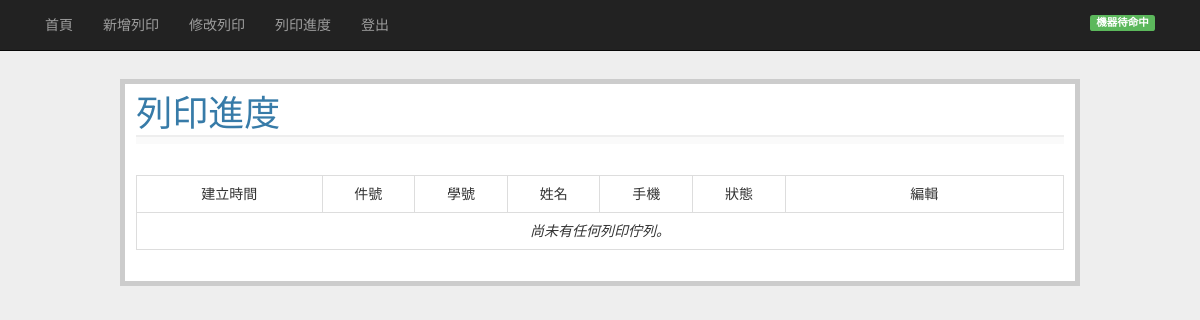
/show_print (signed in), run on an earlier commit of the app's database.
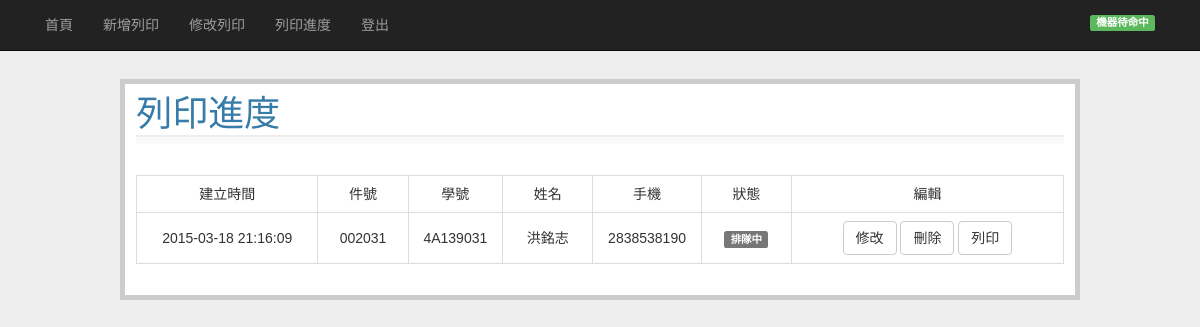
And on a later commit of the database.
### tables this page shows
CREATE TABLE prints (
  id integer primary key autoincrement,
  create_time datetime default (datetime('now','localtime')),
  print_id CHAR(6) UNIQUE not null,
  stu_id CHAR(10) not null,
  name string not null,
  phone CHAR(10) not null,
  status int not null
);

### web_server.py (the view)
@app.route('/show_print')
def show_entries(grbl=0):
    title="列印進度"
    if not session.get('logged_in'):
        cur = g.db.execute('select create_time, print_id, stu_id, status from prints where status<>"4" order by status desc,create_time asc')
        entries = [dict(create_time=row[0],print_id=row[1],stu_id=row[2],status=row[3]) for row in cur.fetchall()]
    else:
        cur = g.db.execute('select create_time, print_id, stu_id, name, phone, status from prints where status<>"4" order by status desc,create_time asc')
        entries = [dict(create_time=row[0],print_id=row[1],stu_id=row[2],name=row[3],phone=row[4],status=row[5]) for row in cur.fetchall()]
    return render_template('show_entries.html', entries=entries,printnow=get_print_now_id(),title=title,grbl=grbl)

### web_server.py (called while the page is built)
def connect_db():
    return sqlite3.connect(app.config['DATABASE'])

def get_print_now_id():
    pt = g.db.execute('select print_id from prints where status=3')
    printnow=pt.fetchall()
    return printnow[0][0] if printnow else None

@app.before_request
def before_request():
    g.db = connect_db()

@app.teardown_request
def teardown_request(exception):
    db = getattr(g, 'db', None)
    if db is not None:
        db.close()

### templates/show_entries.html (shortened to what this page needs)
{% extends "layout.html" %}
{% block input %}
<br>
<table id="status" class="table table-bordered text-center">
  <tr>
    <td class="col-md-2">建立時間</td>
    <td class="col-md-1">件號</td>
    {% if session.logged_in %}
    <td class="col-md-1">學號</td>
    <td class="col-md-1">姓名</td>
    <td class="col-md-1">手機</td>
    {% endif %}
    <td class="col-md-1">狀態</td>
    {% if session.logged_in %}
    <td class="col-md-3">編輯</td>
    {% endif %}
  </tr>
{% for entry in entries %}
    <tr>
      <td Style="vertical-align:middle; height: auto;">{{ entry.create_time }}</td>
      <td Style="vertical-align:middle; height: auto;">{{ entry.print_id }}</td>
      {% if session.logged_in %}
      <td Style="vertical-align:middle; height: auto;">{{ entry.stu_id }}</td>
      <td Style="vertical-align:middle; height: auto;">{{ entry.name }}</td>
      <td Style="vertical-align:middle; height: auto;">{{ entry.phone }}</td>
      {% endif %}
      <td Style="vertical-align:middle; height: auto;">
        <span class="label
        {% if entry.status==1 %}
           label-default ">排隊中</span>
        {% elif entry.status==3 %}
           label-danger">列印中</span>
        {% elif entry.status==2 %}
           label-success">待領取</span>
        {% elif entry.status==0 %}
           label-default">Creating</span>
        {% endif %}
      </td>
      {% if session.logged_in %}
      <td>
          <form action="{{ url_for('manage_entry') }}" method=post>
            <input type="submit" class="btn btn-default" name="submit" value="修改">
            <input type="submit" class="btn btn-default" name="submit" value="刪除">
            {% if entry.status == 1 %}
            <input type="submit" class="btn btn-default" name="submit" value="列印">
            {% elif entry.status == 0 %}
            <input type="submit" class="btn btn-default" name="submit" value="Wait" disabled>
            {% elif entry.status == 3 %}
            <input type="submit" class="btn btn-danger" name="submit" value="停止">
            <a href="{{ url_for('print_done') }}" class="btn btn-primary ">完成</a>
            {% elif entry.status == 2 %}
            <input type="submit" class="btn btn-success" name="submit" value="領取">
            {% endif %}
          </form>
      </td>
      {% endif %}
    </tr>
{% else %}
<tr>
  <td colspan='7'><em>尚未有任何列印佇列。</em></td>
</tr>
{% endfor %}
</table>
{% endblock %}

### templates/layout.html (shortened to what this page needs)
<!doctype html>
<head>
  <link href="{{ url_for('static', filename='css/bootstrap.css') }}" rel="stylesheet" media="screen">
  <link rel=stylesheet type=text/css href="{{ url_for('static', filename='style.css') }}">
</head>
<body>
  <nav class="navbar navbar-default navbar-static-top navbar-inverse" role="navigation">
    <div class="container">
      <span>
      <ul class="nav navbar-nav">
          <li><a href="{{ url_for('show_index') }}">首頁</a></li>
          <li><a href="{{ url_for('add_entry') }}">新增列印</a></li>
          <li><a href="{{ url_for('search_entry') }}">修改列印</a></li>
          <li><a href="{{ url_for('show_entries') }}">列印進度</a></li>
          <li>
            {% if not session.logged_in %}
              <a href="{{ url_for('login') }}">登入</a>
            {% else %}
              <a href="{{ url_for('logout') }}">登出</a>
            {% endif %}
          </li>
      </ul>
      </span>
      {% if printnow!=None %}
      <span class="label label-danger status-r-margin pull-right">  件號 {{ printnow }} 正在列印中</span>
      {% else %}
      <span class="label label-success status-r-margin pull-right">機器待命中</span>
      {% endif %}
    </div>
  </nav>
  <div class="row page">
    <h1>{{ title }}</h1>
    <div class=metanav>
    </div>
    {% block input %}{% endblock %}
  </div>
</body>

### static/style.css (style rules this page uses)
body { font-family: sans-serif; background: #eee; }
a, h1, h2 { color: #377ba8; }
h1, h2 { font-family: 'Georgia', serif; margin: 0; }
h1 { border-bottom: 2px solid #eee; }
.page { margin: 2em auto; width: 80%; border: 5px solid #ccc; padding: 0.8em; background: white; }
.metanav { text-align: right; font-size: 0.8em; padding: 0.3em; margin-bottom: 1em; background: #fafafa; }
.status-r-margin { margin: 15px; }

What changed in the data, as far as the page shows it:
added prints: create_time "2015-03-18 21:16:09", print_id "002031", stu_id "4A139031", name "洪銘志", phone "2838538190", status "排隊中"
Also different on the page:
text no longer shown: "尚未有任何列印佇列。"
